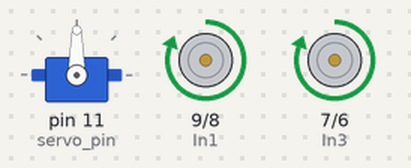
The sketch below on a simulated Arduino Uno, built with avr-gcc and run on an emulated ATmega328P. On the bench: servo, motor-driver pin pairs drawn as motors (green arrow = first pin HIGH = forward, orange = second pin HIGH = backward, longer = more drive, scaled by the enable pin).

Above: at 5.0 s.
At 15.0 s:
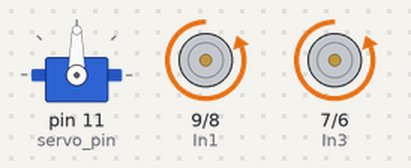
Timing chart, 0 to 26.0 s (numbered marks = the images above):
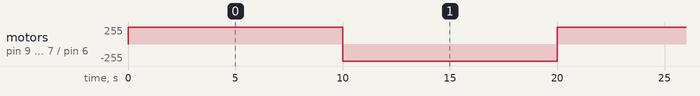

The sketch:

final.ino
```cpp
#include<Servo.h>
#include<NewPing.h>


#define trigger_pin A1
#define echo_pin A2

#define max_distance 200

NewPing sonar(trigger_pin , echo_pin , max_distance);
Servo servo;

#define EnA 10
#define In1 9
#define In2 8
#define In3 7
#define In4 6
#define EnB 5
#define servo_pin 11

void setup() {
  pinMode(EnA,OUTPUT);
  pinMode(EnB,OUTPUT);
  pinMode(In1,OUTPUT);
  pinMode(In2,OUTPUT);
  pinMode(In3,OUTPUT);
  pinMode(In4,OUTPUT);

  servo.attach(servo_pin);

}

void loop() {

  digitalWrite(In1,HIGH);
  digitalWrite(In2,LOW);
  digitalWrite(In3,HIGH);
  digitalWrite(In4,LOW);


  analogWrite(EnA,255);
  analogWrite(EnB,255);

  delay(10000);

  digitalWrite(In1,LOW);
  digitalWrite(In2,HIGH);
  digitalWrite(In3,LOW);
  digitalWrite(In4,HIGH);


  analogWrite(EnA,255);
  analogWrite(EnB,255);

    delay(10000);


}
```

Measured:
- by itself, motor on pin 9 (In1) / pin 8 (In2), motor on pin 7 (In3) / pin 6 (In4): alternates forward 255/255 for 10.0 s and backward 255/255 for 10.0 s
